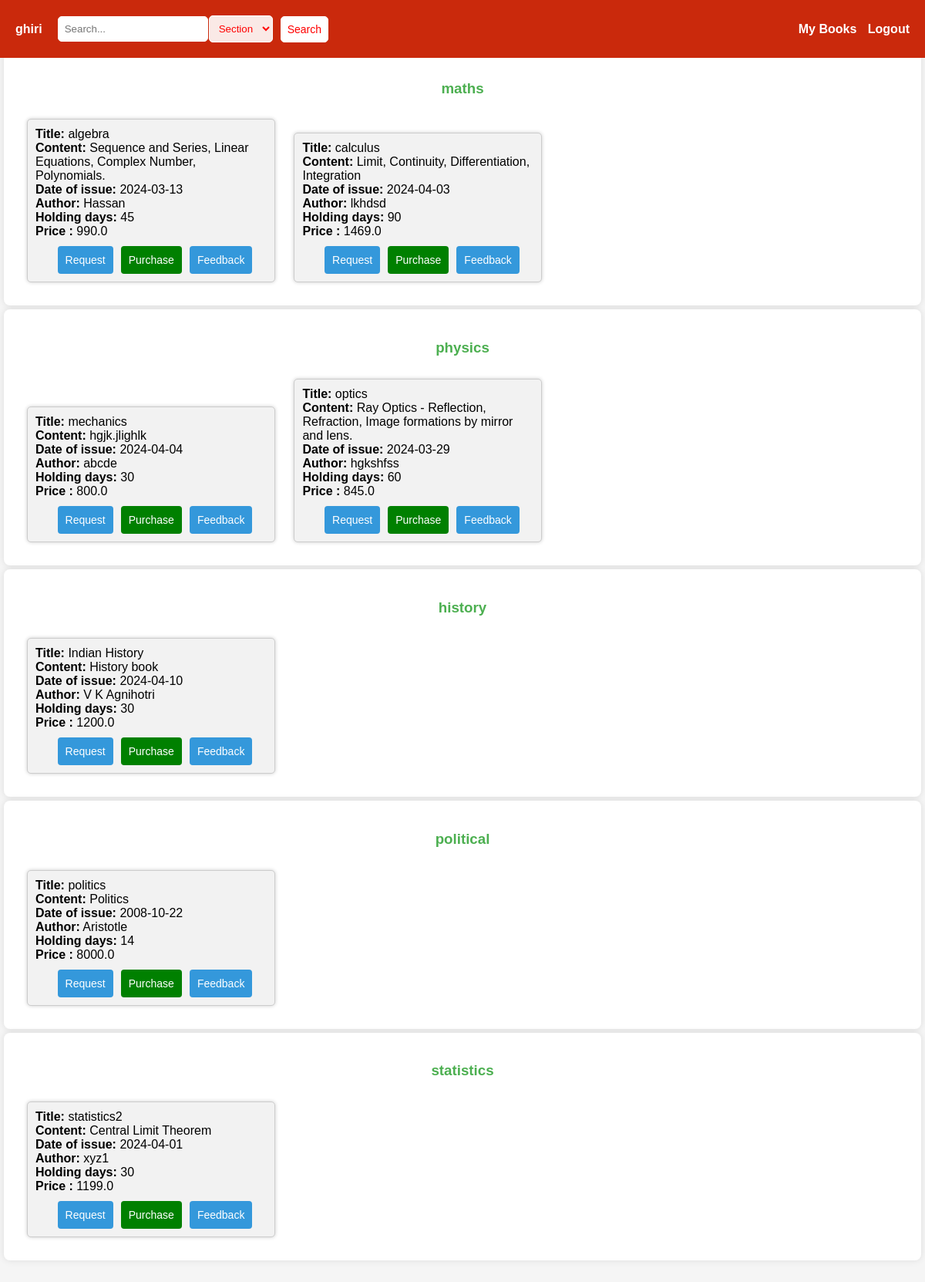
The page /user-dashboard (signed in) on the database its author committed.
### application/models.py (models this page shows)
class Section(db.Model):
    section_id = db.Column(db.Integer, primary_key=True)
    name = db.Column(db.String(100), nullable=False)
    date_created = db.Column(db.DateTime, nullable=False, default=datetime.now().date())
    description = db.Column(db.Text)

class Book(db.Model):
    book_id = db.Column(db.Integer, primary_key=True)
    section_id = db.Column(db.Integer, db.ForeignKey('section.section_id'), nullable=False)
    name = db.Column(db.String(200), nullable=False)
    content = db.Column(db.Text, nullable=False)
    author = db.Column(db.String(200), nullable=False)
    date_issued = db.Column(db.Date)
    return_date = db.Column(db.Integer)
    price = db.Column(db.Float, nullable=False)
    section = db.relationship('Section', backref=db.backref('books', lazy=True))

### application/views_user.py (the view)
@app.route('/user-dashboard')
def user_dashboard():
    sections = Section.query.all()
    return render_template('dashboard-user.html',sections=sections)

### templates/dashboard-user.html (shortened to what this page needs)
{% extends 'base.html' %}
{% block search %}
<form action="/search" method="post" style="margin-right: 20px; display: flex; align-items: center;">
    <input type="search" name="search" placeholder="Search...">
    <select class="selectnav" name="searchType">
        <option value="Section">Section</option>
    </select>
    <button type="submit" style="padding: 8px; background-color: white; color: red; border: 1px solid white; border-radius: 5px; cursor: pointer;" onmouseover="this.style.backgroundColor='#fff'" onmouseout="this.style.backgroundColor='white'">Search</button>
</form>
{% endblock %}
{% block body %}
    {% for section in sections %}
        <section>
            <h3 style="text-align: center;">{{ section.name }}</h3>
            {% if section.books %}
                <div style="width: 350px;background-color: beige;display: inline;">
                    <ul>
                        {% for book in section.books %}
                            <div class="catbox" style="width: 300px;">
                            <li>
                                <strong>Title:</strong> {{ book.name }}<br>
                                <strong>Content:</strong> {{ book.content }}<br>
                                <strong>Date of issue:</strong> {{ book.date_issued }}<br>
                                <strong>Author:</strong> {{ book.author }}<br>
                                <strong>Holding days:</strong> {{ book.return_date }}<br>
                                <strong>Price : </strong>{{book.price}}
                            </li>
                            <div class="updateDeleteButton">
                                <form style="margin-left: 10px;" action="/request" method="post">
                                    <button type="submit">Request</button>
                                </form>
                                <form style="margin-left: 10px;" action="/purchase" method="post">
                                    <button style="background-color: green;" type="submit">Purchase</button>
                                </form>
                                <form style="margin-left: 10px;" action="/feedback" method="post">
                                    <button type="submit">Feedback</button>
                                </form>
                            </div>
                            </div>
                        {% endfor %}
                    </ul>
                </div>
            {% else %}
                <p>No events at this location</p>
            {% endif %}
        </section>
    {% endfor %}
{% endblock %}

### static/style.css (style rules this page uses)
body { font-family: Arial, sans-serif; background-color: #f4f4f4; margin: 0; padding: 0; }
button { background-color: #3498db; color: #fff; padding: 10px; border: none; border-radius: 4px; font-size:14px; cursor: pointer; transition: background-color 0.3s ease; }
.updateDeleteButton { display: flex; justify-content: center; margin-top: 10px; }

### templates/dashboard-user.html (style rules this page uses)
section { background-color: #fff; border-radius: 8px; box-shadow: 0 0 10px rgba(0, 0, 0, 0.1); margin-bottom: 20px; padding: 20px; margin: 5px; }
h3 { color: #4caf50; }
ul { list-style: none; padding: 0; margin: 0; }
li { margin-bottom: 8px; }
.catbox { background-color: #f2f2f2; border: 1px solid #ccc; border-radius: 5px; padding: 10px; margin: 10px; box-shadow: 0 0 5px rgba(0, 0, 0, 0.2); width: 100%; display: inline-block; }

### templates/base.html (style rules this page uses)
input[type="search"] { padding: 8px; border: 1px solid white; border-radius: 5px; margin-right: 1px; }
.selectnav { padding: 8px; border: 1px solid white; border-radius: 5px; margin-right: 10px; background-color: rgba(255, 255, 255, 0.897); color: red; }

### rows shown on the page
Section: name "maths"
Book: name "algebra", content "Sequence and Series, Linear Equations, Complex Number, Polynomials.", date_issued "2024-03-13", author "Hassan", return_date "45", price "990.0"
Book: name "calculus", content "Limit, Continuity, Differentiation, Integration", date_issued "2024-04-03", author "lkhdsd", return_date "90", price "1469.0"
Section: name "physics"
Book: name "mechanics", content "hgjk.jlighlk", date_issued "2024-04-04", author "abcde", return_date "30", price "800.0"
Book: name "optics", content "Ray Optics - Reflection, Refraction, Image formations by mirror and lens.", date_issued "2024-03-29", author "hgkshfss", return_date "60", price "845.0"
Section: name "history"
Book: name "Indian History", content "History book", date_issued "2024-04-10", author "V K Agnihotri", return_date "30", price "1200.0"
Section: name "political"
Book: name "politics", content "Politics", date_issued "2008-10-22", author "Aristotle", return_date "14", price "8000.0"
Section: name "statistics"
Book: name "statistics2", content "Central Limit Theorem", date_issued "2024-04-01", author "xyz1", return_date "30", price "1199.0"

### other values the page prints
{{ session["name"] }} "ghiri"
